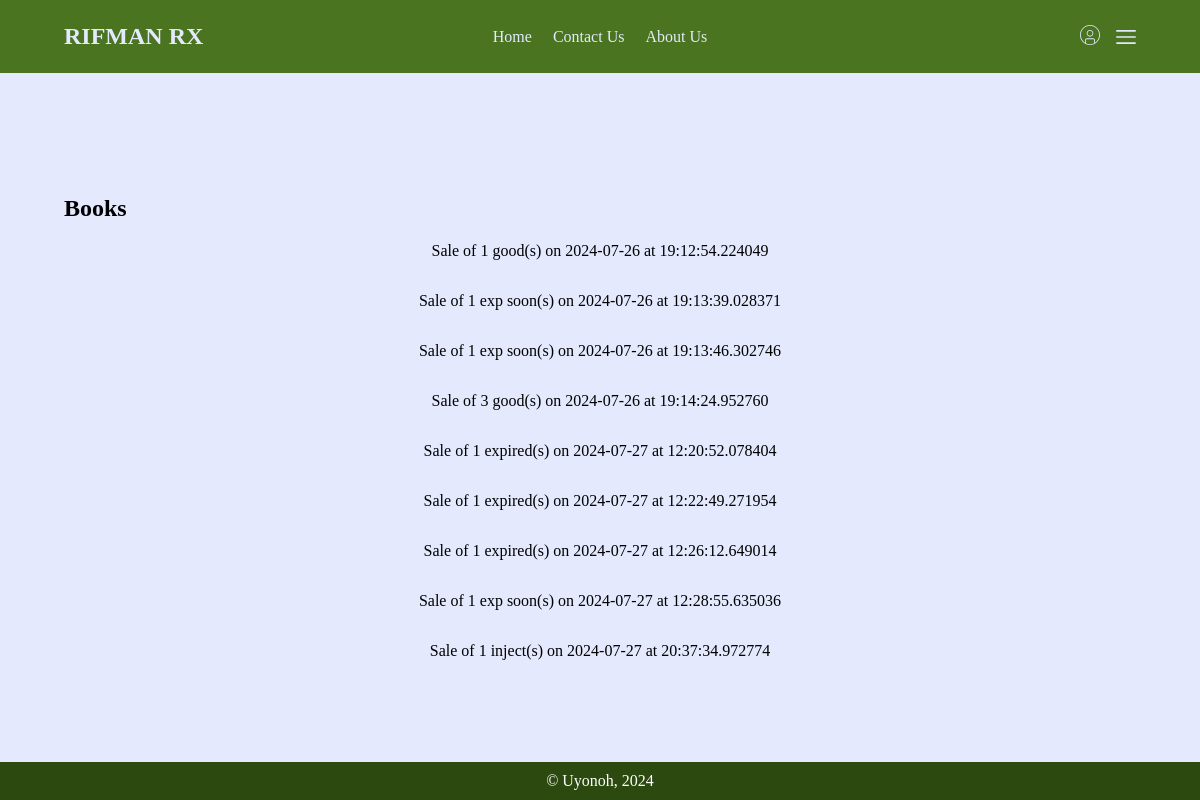
Page /books/1/sales/ on the earlier database version.
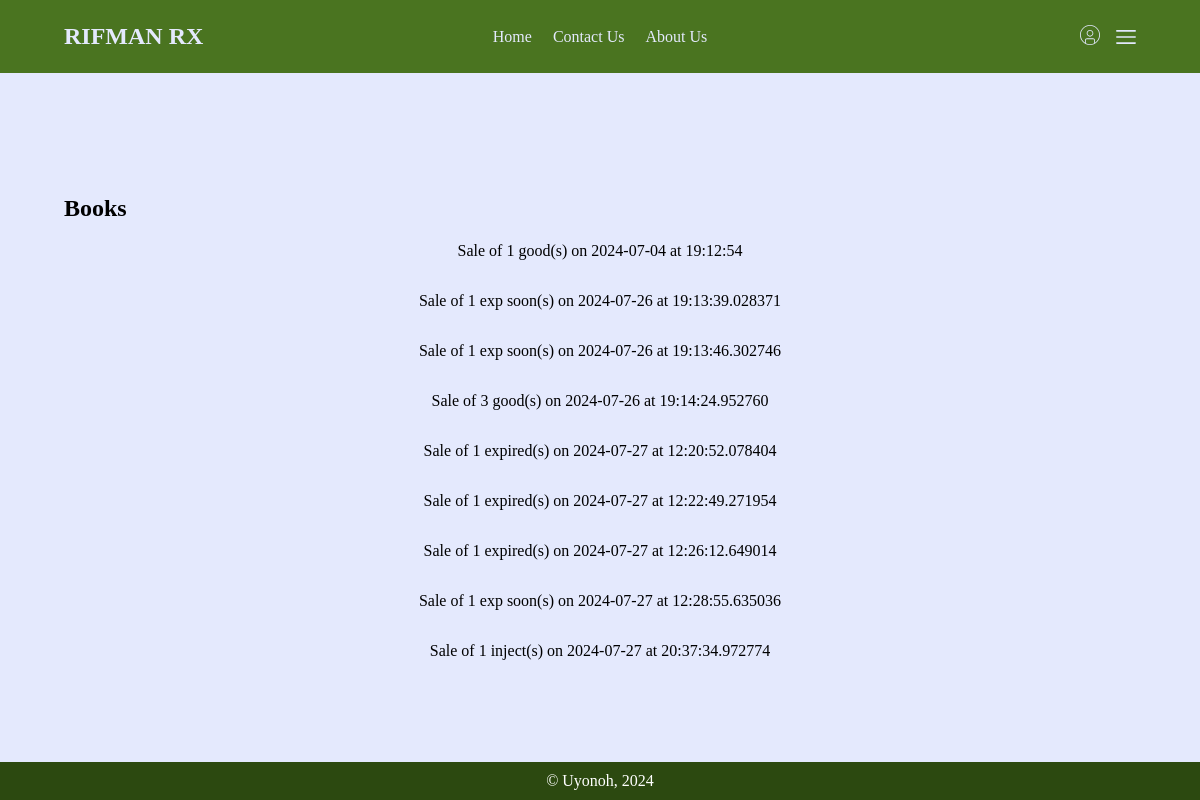
Same page on the later database version.
### books/models.py (models this page shows, shortened)
class Sale(models.Model):
    drug = models.ForeignKey(Drug, on_delete=models.CASCADE)
    amount = models.IntegerField()
    price = models.FloatField()
    time = models.DateTimeField(default=tz.now)
    def __str__(self) -> str:
        return f"Sale of {self.amount} {self.drug.name}(s) on {self.time.date()} at {self.time.time()}"

### drugs/models.py (models this page shows, shortened)
class Drug(models.Model):
    name = models.CharField(max_length=30)
    brand_name = models.CharField(max_length=30)
    mass = models.CharField(max_length=10)
    state = models.CharField(max_length=10, choices=state_choices, default="Tablet")
    manufacturer = models.CharField(max_length=30)
    exp_date = models.DateField("Expiery Date")
    stock_amount = models.IntegerField(null=True)
    purchase_amount = models.IntegerField()
    purchase_units = models.CharField(max_length=30, choices=unit_choices, default="Unit")
    price = models.DecimalField(max_digits=10, decimal_places=2)
    cost_price = models.DecimalField(max_digits=10, decimal_places=2)
    category = models.CharField(max_length=30)
    purpose = models.CharField(max_length=30)
    location = models.CharField(max_length=30)
    day_added = models.DateField(null=False, default=str(tz.now().date()))
    @property
    def Tablet(self) -> models.Model:
        """ Gets the tablet assossiated with the drug

        There should only be one"""
        if self.state == "Tab":
            return self.tablet_set.all()[0]
        return False

### books/views.py (the view)
# urls.py: path("<int:pk>/sales/",  view_sales, name="sales"),
def view_sales(request, pk: int):
    month = BusinessMonth.objects.filter(pk=pk)[0]
    sales = month.get_sales()
    return render(request, "books/sales.html", {"sales": sales})

### books/models.py (called while the page is built)
    def get_sales(self, opening: tz.datetime=None, closing: tz.datetime=tz.now()) -> models.QuerySet:
        if not opening:
            opening = self.opening_date
        if not self.closing_date:
            closing = closing
        sales = Sale.objects.filter(time__gte=opening)
        sales = sales.filter(time__lte=closing)
        return sales

### books/templates/books/sales.html (shortened to what this page needs)
{% extends "main/base.html" %}
{% load static %}
{% block content %}
<section class="container">
    <h1>Books</h1>
    <div class="flex-col">
        {% for sale in sales %}
        <div class="flex">
            {{sale}}
        </div>
        {% endfor %}
    </div>
</section>
{% endblock %}

Differences in the rows shown:
changed Sale: amount+drug+time "Sale of 1 good(s) on 2024-07-26 at 19:12:54.224049" → "Sale of 1 good(s) on 2024-07-04 at 19:12:54"
